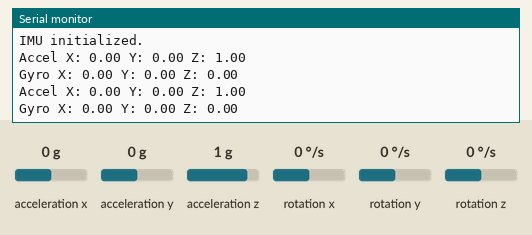
Bench run of a sketch on a simulated Arduino Nano 33 BLE. Shown: the last lines printed to the serial monitor. Inputs (shaded band) come from the test bench; at power-on: acceleration x 0 g, acceleration y 0 g, acceleration z 1 g, rotation x 0 °/s, rotation y 0 °/s, rotation z 0 °/s.

Above: at 2.3 s.
2.4 s: acceleration x set to -1.4 g
At 4.2 s:
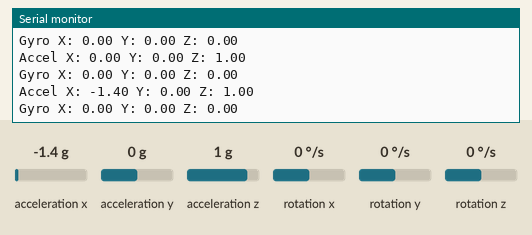
4.5 s: acceleration y set to -1.4 g
At 5.4 s:
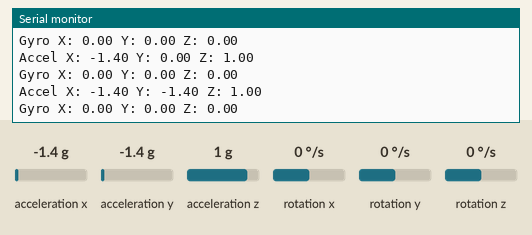
6.6 s: acceleration z set to -1.4 g
At 7.9 s:
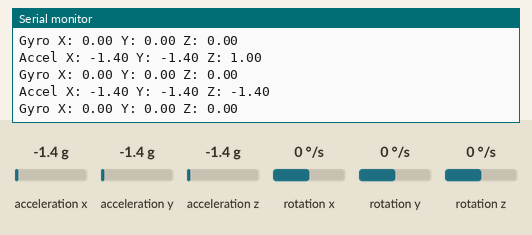
8.7 s: rotation x set to -192 °/s
At 10.2 s:
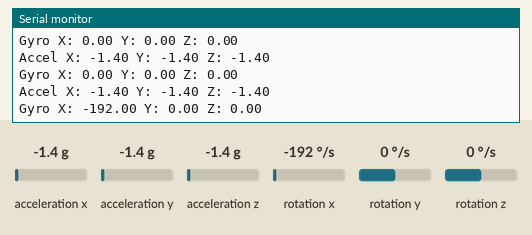
10.8 s: rotation y set to -192 °/s
At 12.9 s:
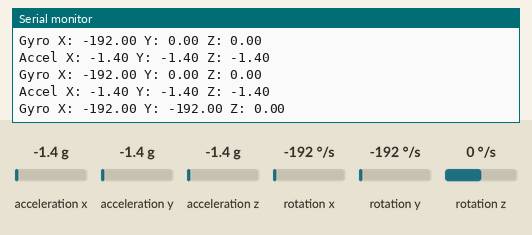

The sketch:

BLEIMU1.ino
```cpp
#include <Arduino_BMI270_BMM150.h>  // IMU library

void setup() {
  Serial.begin(9600);
  while (!Serial);

  // Initialize IMU
  if (!IMU.begin()) {
    Serial.println("Failed to initialize IMU!");
    while (1);
  }
  Serial.println("IMU initialized.");
}

void loop() {
  // Check if accelerometer data is available
  if (IMU.accelerationAvailable()) {
    float ax, ay, az;

    // Read accelerometer data
    IMU.readAcceleration(ax, ay, az);

    // Print accelerometer data to Serial
    Serial.print("Accel X: "); Serial.print(ax);
    Serial.print(" Y: "); Serial.print(ay);
    Serial.print(" Z: "); Serial.println(az);
  }

  // Check if gyroscope data is available
  if (IMU.gyroscopeAvailable()) {
    float gx, gy, gz;

    // Read gyroscope data
    IMU.readGyroscope(gx, gy, gz);

    // Print gyroscope data to Serial
    Serial.print("Gyro X: "); Serial.print(gx);
    Serial.print(" Y: "); Serial.print(gy);
    Serial.print(" Z: "); Serial.println(gz);
  }

  delay(1500); // Adjust delay for preferred data transmission rate
}
```

Measured:
- after the input at 2.4 s, the serial monitor: prints a new line after 0.61 s (image 1)
- after the input at 4.5 s, the serial monitor: prints a new line at once (image 2)
- after the input at 6.6 s, the serial monitor: prints a new line after 0.92 s (image 3)
- after the input at 8.7 s, the serial monitor: prints a new line after 0.32 s (image 4)
- after the input at 10.8 s, the serial monitor: prints a new line after 1.2 s (image 5)
